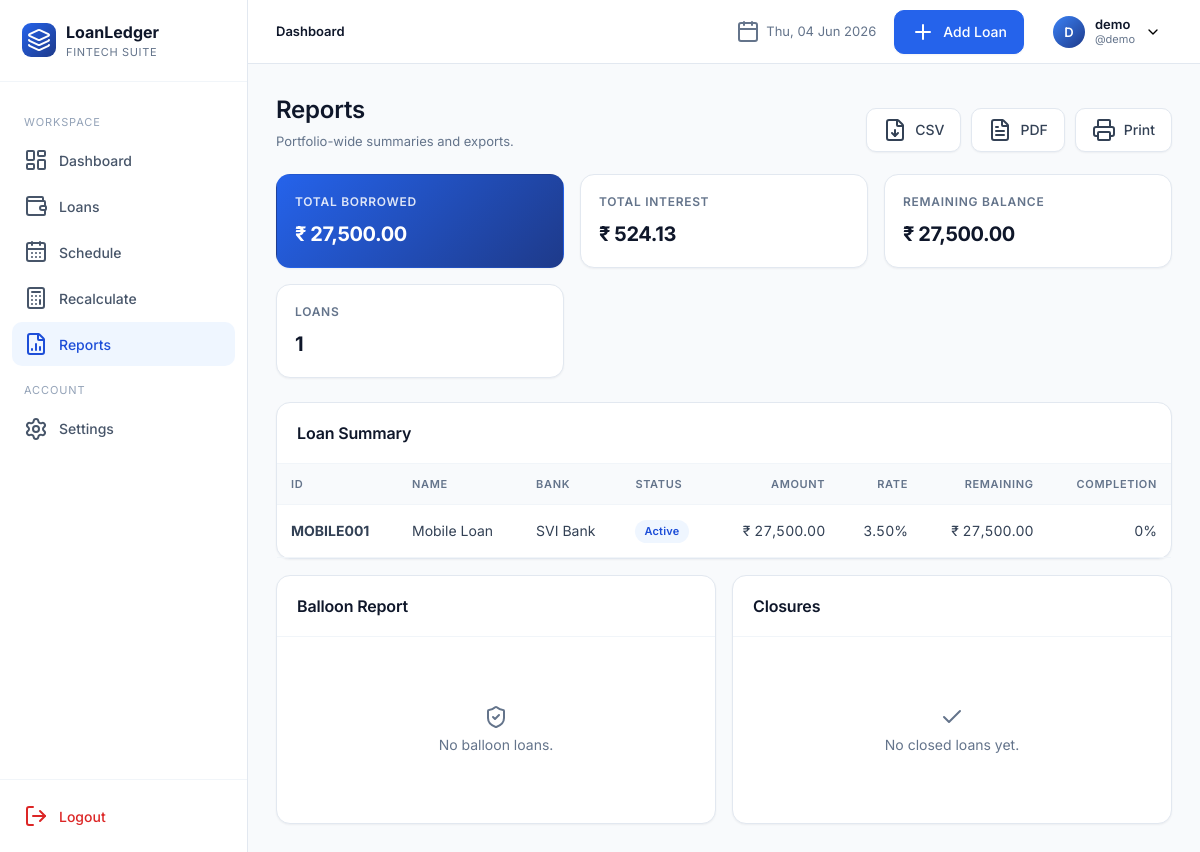
/reports/ (signed in), run on the app's committed database.
### app/models.py (models this page shows, shortened)
class User(UserMixin, db.Model):
    __tablename__ = "users"
    id = db.Column(db.Integer, primary_key=True)
    full_name = db.Column(db.String(120), nullable=False)
    username = db.Column(db.String(64), unique=True, nullable=False, index=True)
    email = db.Column(db.String(160), unique=True, nullable=False, index=True)
    password_hash = db.Column(db.String(256), nullable=False)
    preferred_currency = db.Column(db.String(8), default="INR")
    preferred_date_format = db.Column(db.String(20), default="%d %b %Y")
    created_at = db.Column(db.DateTime, default=datetime.utcnow)
    loans = db.relationship("Loan", backref="owner", lazy="dynamic", cascade="all, delete-orphan")

class Loan(db.Model):
    __tablename__ = "loans"
    id = db.Column(db.Integer, primary_key=True)
    user_id = db.Column(db.Integer, db.ForeignKey("users.id"), nullable=False, index=True)
    loan_id = db.Column(db.String(40), nullable=False, index=True)  # manual unique per user
    loan_name = db.Column(db.String(120), nullable=False)
    loan_category = db.Column(db.String(50), nullable=False, default="Personal")
    bank_name = db.Column(db.String(120), nullable=False)
    loan_amount = db.Column(db.Float, nullable=False)
    interest_rate = db.Column(db.Float, nullable=False)  # annual %
    down_payment = db.Column(db.Float, default=0)
    custom_emi = db.Column(db.Float, nullable=True)
    start_date = db.Column(db.Date, nullable=False)
    tenure_months = db.Column(db.Integer, nullable=False)
    loan_status = db.Column(db.String(20), default="Active", index=True)
    remaining_balance = db.Column(db.Float, default=0)
    completion_percentage = db.Column(db.Float, default=0)
    is_archived = db.Column(db.Boolean, default=False, index=True)
    balloon_date = db.Column(db.Date, nullable=True)
    balloon_amount = db.Column(db.Float, nullable=True)
    notes = db.Column(db.Text)
    closed_at = db.Column(db.DateTime, nullable=True)
    final_amount = db.Column(db.Float, nullable=True)
    closure_notes = db.Column(db.Text, nullable=True)
    created_at = db.Column(db.DateTime, default=datetime.utcnow)
    updated_at = db.Column(db.DateTime, default=datetime.utcnow, onupdate=datetime.utcnow)
    schedules = db.relationship("Schedule", backref="loan", lazy="dynamic",
                                cascade="all, delete-orphan", order_by="Schedule.month_index")
    __table_args__ = (db.UniqueConstraint("user_id", "loan_id", name="uq_user_loanid"),)

### app/blueprints/reports.py (the view)
@reports_bp.route("/")
@login_required
def index():
    loans = current_user.loans.filter_by(is_archived=False).all()
    total_borrowed = sum(l.loan_amount for l in loans)
    total_remaining = sum(l.remaining_balance for l in loans)
    total_interest = sum(s.interest for l in loans for s in l.schedules)
    balloons = [l for l in loans if l.balloon_date]
    closures = [l for l in loans if l.loan_status == "Completed"]
    return render_template("reports/index.html", loans=loans,
                           total_borrowed=total_borrowed, total_remaining=total_remaining,
                           total_interest=total_interest, balloons=balloons, closures=closures)

### app/templates/reports/index.html (shortened to what this page needs)
{% extends "base.html" %}
{% block content %}
<div class="page-header">
  <div class="title-block"><h1>Reports</h1><div class="sub">Portfolio-wide summaries and exports.</div></div>
  <div class="actions">
    <a href="{{ url_for('reports.export_csv') }}" class="btn secondary"><i data-lucide="file-down"></i> CSV</a>
    <a href="{{ url_for('reports.export_pdf') }}" class="btn secondary"><i data-lucide="file-text"></i> PDF</a>
    <a href="{{ url_for('reports.print_view') }}" class="btn secondary" target="_blank"><i data-lucide="printer"></i> Print</a>
  </div>
</div>
<div class="kpi-grid">
  <div class="kpi accent"><div class="label">Total Borrowed</div><div class="value">{{ total_borrowed|money }}</div></div>
  <div class="kpi"><div class="label">Total Interest</div><div class="value">{{ total_interest|money }}</div></div>
  <div class="kpi"><div class="label">Remaining Balance</div><div class="value">{{ total_remaining|money }}</div></div>
  <div class="kpi"><div class="label">Loans</div><div class="value">{{ loans|length }}</div></div>
</div>
<div class="card" style="margin-bottom:16px">
  <div class="card-header"><h3>Loan Summary</h3></div>
  <div class="table-wrap">
    <table class="tbl">
      <thead><tr><th>ID</th><th>Name</th><th>Bank</th><th>Status</th><th class="num">Amount</th><th class="num">Rate</th><th class="num">Remaining</th><th class="num">Completion</th></tr></thead>
      <tbody>{% for l in loans %}
        <tr><td><strong>{{ l.loan_id }}</strong></td><td>{{ l.loan_name }}</td><td>{{ l.bank_name }}</td>
            <td><span class="badge {{ l.loan_status.replace(' ','') }}">{{ l.loan_status }}</span></td>
            <td class="num">{{ l.loan_amount|money }}</td><td class="num">{{ '%.2f'|format(l.interest_rate) }}%</td>
            <td class="num">{{ l.remaining_balance|money }}</td><td class="num">{{ '%.0f'|format(l.completion_percentage) }}%</td></tr>
      {% endfor %}</tbody>
    </table>
  </div>
</div>
<div class="grid grid-2">
  <div class="card">
    <div class="card-header"><h3>Balloon Report</h3></div>
    <div class="card-body">
      {% if balloons %}
      <table class="tbl"><thead><tr><th>Loan</th><th>Date</th><th class="num">Amount</th></tr></thead>
      <tbody>{% for l in balloons %}<tr><td>{{ l.loan_id }}</td><td>{{ l.balloon_date|fdate }}</td><td class="num">{{ l.balloon_amount|money }}</td></tr>{% endfor %}</tbody></table>
      {% else %}<div class="empty"><i data-lucide="shield-check"></i><p>No balloon loans.</p></div>{% endif %}
    </div>
  </div>
  <div class="card">
    <div class="card-header"><h3>Closures</h3></div>
    <div class="card-body">
      {% if closures %}
      <table class="tbl"><thead><tr><th>Loan</th><th>Closed</th><th class="num">Final</th></tr></thead>
      <tbody>{% for l in closures %}<tr><td>{{ l.loan_id }}</td><td>{{ l.closed_at|fdate }}</td><td class="num">{{ l.final_amount|money }}</td></tr>{% endfor %}</tbody></table>
      {% else %}<div class="empty"><i data-lucide="check"></i><p>No closed loans yet.</p></div>{% endif %}
    </div>
  </div>
</div>
{% endblock %}

### app/templates/_topnav.html (shortened to what this page needs)
<header class="topnav">
  <div class="crumbs">
    {% block crumbs %}<strong>Dashboard</strong>{% endblock %}
  </div>
  <div class="date"><i data-lucide="calendar"></i> {{ now.strftime('%a, %d %b %Y') }}</div>
  {% if request.endpoint and not request.endpoint.startswith('settings.') %}
    <a href="{{ url_for('loans.add') }}" class="btn"><i data-lucide="plus"></i> Add Loan</a>
  {% endif %}
  <div class="profile">
    <button class="profile-btn">
      <div class="avatar">{{ current_user.full_name[:1]|upper }}</div>
      <div style="text-align:left;line-height:1.2">
        <div style="font-weight:600;font-size:13px;color:var(--slate-900)">{{ current_user.full_name }}</div>
        <div style="font-size:11px;color:var(--slate-500)">@{{ current_user.username }}</div>
      </div>
      <i data-lucide="chevron-down" style="width:16px;height:16px"></i>
    </button>
  </div>
</header>

### data on the page
User: full_name "D", full_name "demo", username "demo", preferred_currency "₹ 27,500.00", preferred_currency "₹ 524.13"
Loan: loan_id "MOBILE001", loan_name "Mobile Loan", bank_name "SVI Bank", loan_status "Active", loan_amount "₹ 27,500.00", interest_rate "3.50", remaining_balance "₹ 27,500.00", completion_percentage "0"

### other printed values
{{ loans|length }} "1"
